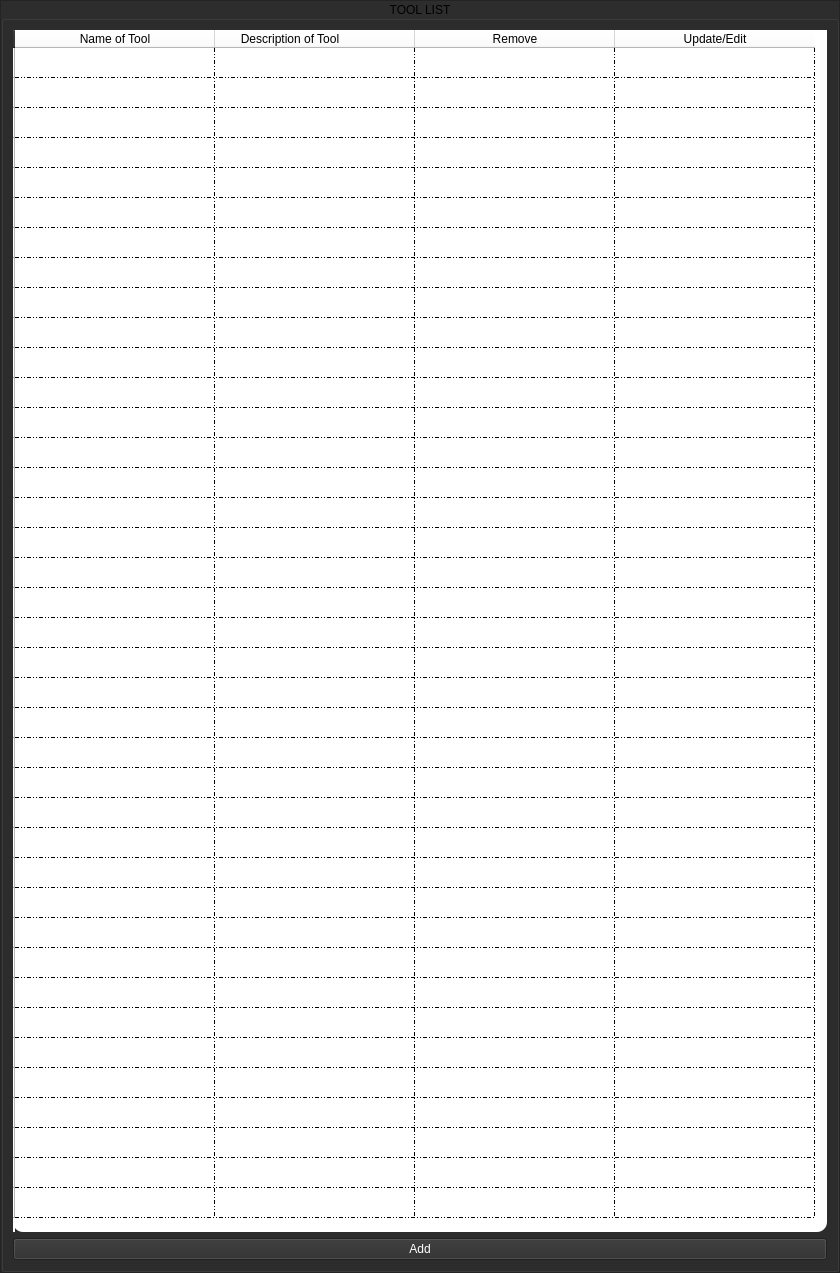
            <widget class="QWidget" name="tool">
             <property name="styleSheet">
              <string notr="true">background-color: rgb(45, 45, 45);</string>
             </property>
             <layout class="QVBoxLayout" name="verticalLayout_5">
              <property name="spacing">
               <number>0</number>
              </property>
              <property name="leftMargin">
               <number>0</number>
              </property>
              <property name="topMargin">
               <number>0</number>
              </property>
              <property name="rightMargin">
               <number>0</number>
              </property>
              <property name="bottomMargin">
               <number>0</number>
              </property>
              <item>
               <widget class="QFrame" name="tool_area">
                <property name="frameShape">
                 <enum>QFrame::StyledPanel</enum>
                </property>
                <property name="frameShadow">
                 <enum>QFrame::Raised</enum>
                </property>
                <layout class="QHBoxLayout" name="horizontalLayout_3">
                 <property name="spacing">
                  <number>0</number>
                 </property>
                 <property name="leftMargin">
                  <number>0</number>
                 </property>
                 <property name="topMargin">
                  <number>0</number>
                 </property>
                 <property name="rightMargin">
                  <number>0</number>
                 </property>
                 <property name="bottomMargin">
                  <number>0</number>
                 </property>
                 <item>
                  <widget class="QGroupBox" name="tool_list">
                   <property name="styleSheet">
                    <string notr="true">font: 13pt &quot;.AppleSystemUIFont&quot;;</string>
                   </property>
                   <property name="title">
                    <string>TOOL LIST</string>
                   </property>
                   <property name="alignment">
                    <set>Qt::AlignCenter</set>
                   </property>
                   <layout class="QVBoxLayout" name="verticalLayout_6">
                    <item>
                     <widget class="QTableWidget" name="tool_list_table">
                      <property name="minimumSize">
                       <size>
                        <width>621</width>
                        <height>0</height>
                       </size>
                      </property>
                      <property name="styleSheet">
                       <string notr="true">color: black;
gridline-color: black;
background-color: white; 
selection-background-color: #353535; 
border-radius: 10px</string>
                      </property>
                      <property name="frameShape">
                       <enum>QFrame::StyledPanel</enum>
                      </property>
                      <property name="lineWidth">
                       <number>1</number>
                      </property>
                      <property name="sizeAdjustPolicy">
                       <enum>QAbstractScrollArea::AdjustToContents</enum>
                      </property>
                      <property name="showGrid">
                       <bool>true</bool>
                      </property>
                      <property name="gridStyle">
                       <enum>Qt::DashDotDotLine</enum>
                      </property>
                      <attribute name="horizontalHeaderDefaultSectionSize">
                       <number>200</number>
                      </attribute>
                      <row>
                       <property name="text">
                        <string/>
                       </property>
                      </row>
                      <row>
                       <property name="text">
                        <string/>
                       </property>
                      </row>
                      <row>
                       <property name="text">
                        <string/>
                       </property>
                      </row>
                      <row>
                       <property name="text">
                        <string/>
                       </property>
                      </row>
                      <row>
                       <property name="text">
                        <string/>
                       </property>
                      </row>
                      <row>
                       <property name="text">
                        <string/>
                       </property>
                      </row>
                      <row>
                       <property name="text">
                        <string/>
                       </property>
                      </row>
                      <row>
                       <property name="text">
                        <string/>
                       </property>
                      </row>
                      <row>
                       <property name="text">
                        <string/>
                       </property>
                      </row>
                      <row>
                       <property name="text">
                        <string/>
                       </property>
                      </row>
                      <row>
                       <property name="text">
                        <string/>
                       </property>
                      </row>
                      <row>
                       <property name="text">
                        <string/>
                       </property>
                      </row>
                      <row>
                       <property name="text">
                        <string/>
                       </property>
                      </row>
                      <row>
                       <property name="text">
                        <string/>
                       </property>
                      </row>
                      <row>
                       <property name="text">
                        <string/>
                       </property>
                      </row>
                      <row>
                       <property name="text">
                        <string/>
                       </property>
                      </row>
                      <row>
                       <property name="text">
                        <string/>
                       </property>
                      </row>
                      <row>
                       <property name="text">
                        <string/>
                       </property>
                      </row>
                      <row>
                       <property name="text">
                        <string/>
                       </property>
                      </row>
                      <row>
                       <property name="text">
                        <string/>
                       </property>
                      </row>
                      <row>
                       <property name="text">
                        <string/>
                       </property>
                      </row>
                      <row>
                       <property name="text">
                        <string/>
                       </property>
                      </row>
                      <row>
                       <property name="text">
                        <string/>
                       </property>
                      </row>
                      <row>
                       <property name="text">
                        <string/>
                       </property>
                      </row>
                      <row>
                       <property name="text">
                        <string/>
                       </property>
                      </row>
                      <row>
                       <property name="text">
                        <string/>
                       </property>
                      </row>
                      <row>
                       <property name="text">
                        <string/>
                       </property>
                      </row>
                      <row>
                       <property name="text">
                        <string/>
                       </property>
                      </row>
                      <row>
                       <property name="text">
                        <string/>
                       </property>
                      </row>
                      <row>
                       <property name="text">
                        <string/>
                       </property>
                      </row>
                      <row>
                       <property name="text">
                        <string/>
                       </property>
                      </row>
                      <row>
                       <property name="text">
                        <string/>
                       </property>
                      </row>
                      <row>
                       <property name="text">
                        <string/>
                       </property>
                      </row>
                      <row>
                       <property name="text">
                        <string/>
                       </property>
                      </row>
                      <row>
                       <property name="text">
                        <string/>
                       </property>
                      </row>
                      <row>
                       <property name="text">
                        <string/>
                       </property>
                      </row>
                      <row>
                       <property name="text">
                        <string/>
                       </property>
                      </row>
                      <row>
                       <property name="text">
                        <string/>
                       </property>
                      </row>
                      <row>
                       <property name="text">
                        <string/>
                       </property>
                      </row>
                      <column>
                       <property name="text">
                        <string>Name of Tool</string>
                       </property>
                      </column>
                      <column>
                       <property name="text">
                        <string>Description of Tool               </string>
                       </property>
                      </column>
                      <column>
                       <property name="text">
                        <string>Remove</string>
                       </property>
                      </column>
                      <column>
                       <property name="text">
                        <string>Update/Edit</string>
                       </property>
                      </column>
                      <item row="0" column="0">
                       <property name="text">
                        <string/>
                       </property>
                       <property name="textAlignment">
                        <set>AlignCenter</set>
                       </property>
                      </item>
                      <item row="0" column="2">
                       <property name="text">
                        <string/>
                       </property>
                       <property name="textAlignment">
                        <set>AlignCenter</set>
                       </property>
                      </item>
                     </widget>
                    </item>
                    <item>
                     <widget class="QPushButton" name="btn_add_tool">
                      <property name="styleSheet">
                       <string notr="true">QPushButton {
	color: rgb(255, 255, 255);
}
QPushButton:hover {
	background-color: rgb(85, 170, 255);
}</string>
                      </property>
                      <property name="text">
                       <string>Add</string>
                      </property>
                     </widget>
                    </item>
                   </layout>
                  </widget>
                 </item>
                </layout>
               </widget>
              </item>
             </layout>
            </widget>
